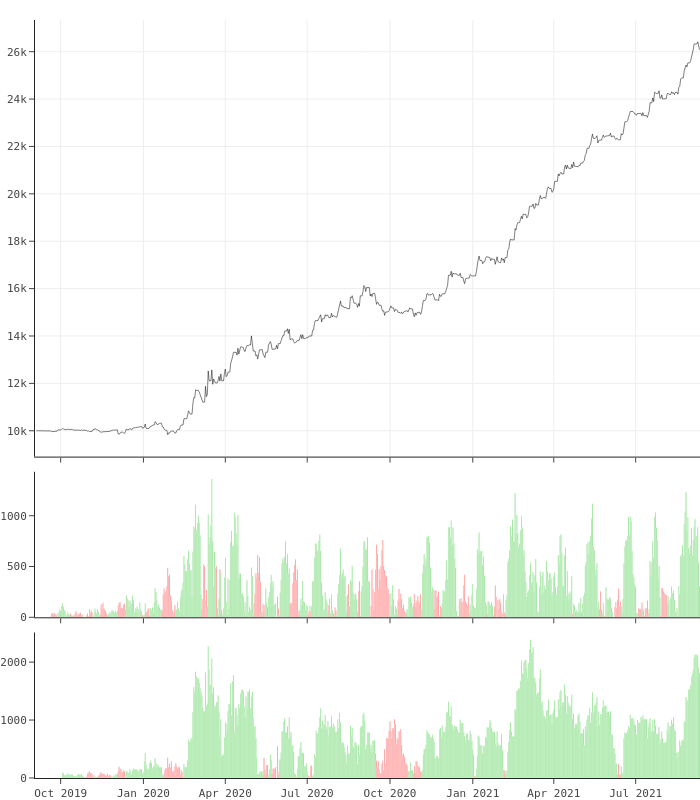

Write notebook code for a chart like this one.
### Code cell
from dateutil import parser
res = {}
for line in open("../../front/stats.csv", "r"):
    if "date" not in line:
        stats = line.strip().split(",")
        dt, val = stats[0], stats[1]
        res[parser.parse(dt)] = float(val)
stock = pd.Series(res)
stock.index.tz_localize("UTC")

stock = stock.resample("1D").pad()

# pd.DataFrame(stock.tail(50))

md = pd.DataFrame(stock).copy(deep=True)
md["delta_1"] = pd.DataFrame(stock).rolling(window=10).apply(lambda x: x.iloc[-1] - x.iloc[0])
md["delta_2"] = pd.DataFrame(stock).rolling(window=30).apply(lambda x: x.iloc[-1] - x.iloc[0])


import plotly.graph_objects as go
import plotly.subplots as sub
import quantstats as qs
from jup.helpers.charts import (
    get_layout,
    get_price_trace,
    add_trade_markers,
    remove_x_gaps,
    detect_range_rule,
)
from jup.helpers.data_sources import get_exante_data, resample_ohlc

layout = get_layout()

fig = sub.make_subplots(
    figure=go.Figure(layout=layout),
    rows=3,
    cols=1,
    shared_xaxes=True,
    vertical_spacing=0.02,
    row_heights=[0.6, 0.2, 0.2],
)

line = dict(color="rgba(0,0,0,0.5)", width=1)
fig.add_trace(go.Scatter(x=md.index, y=md[0], line=line, name="close"))

color = np.where((md["delta_1"] < 0), 'red', '#0b0')
fig.add_trace(go.Bar(x=md.index, y=abs(md["delta_1"]), marker_color=color), row=2, col=1)

color = np.where((md["delta_2"] < 0), 'red', '#0b0')
fig.add_trace(go.Bar(x=md.index, y=abs(md["delta_2"]), marker_color=color), row=3, col=1)


# stock.tail(50).plot.bar(rot=0)

### Figure 1 — Plotly figure (JSON) as saved in the notebook; plotly's stock layout.template omitted (floating-point values rounded to 4 significant figures; data arrays with more than 128 entries replaced by an {"elided": "..."} marker saying what was removed)
{"data": [{"line": {"color": "rgba(0,0,0,0.5)", "width": 1}, "name": "close", "type": "scatter", "x": {"elided": "739 str values"}, "y": {"elided": "739 float values"}}, {"marker": {"color": {"elided": "739 str values"}}, "type": "bar", "x": {"elided": "739 str values"}, "xaxis": "x2", "y": {"elided": "739 float values"}, "yaxis": "y2"}, {"marker": {"color": {"elided": "739 str values"}}, "type": "bar", "x": {"elided": "739 str values"}, "xaxis": "x3", "y": {"elided": "739 float values"}, "yaxis": "y3"}], "layout": {"autosize": false, "font": {"color": "#444", "family": "Menlo, monospace", "size": 11}, "height": 800, "margin": {"b": 20, "l": 0, "r": 0, "t": 20}, "showlegend": false, "width": 700, "xaxis": {"anchor": "y", "domain": [0.0, 1.0], "gridcolor": "#eee", "gridwidth": 1, "matches": "x3", "rangeslider": {"visible": false}, "showgrid": true, "showticklabels": false}, "xaxis2": {"anchor": "y2", "domain": [0.0, 1.0], "matches": "x3", "showticklabels": false}, "xaxis3": {"anchor": "y3", "domain": [0.0, 1.0]}, "yaxis": {"anchor": "x", "domain": [0.424, 1.0], "gridcolor": "#eee", "gridwidth": 1, "showgrid": true}, "yaxis2": {"anchor": "x2", "domain": [0.212, 0.404]}, "yaxis3": {"anchor": "x3", "domain": [0.0, 0.192]}}}
